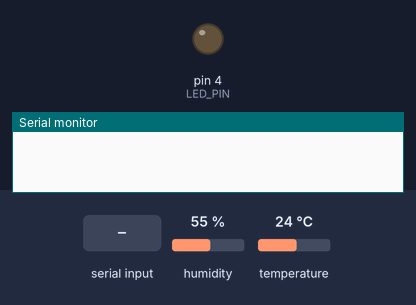
This sketch was run on a simulated Arduino Uno, built with avr-gcc and run on an emulated ATmega328P. Parts: output pins drawn as LEDs (lit = HIGH), the last lines printed to the serial monitor. Inputs (shaded band) come from the test bench; at power-on: humidity 55 %, temperature 24 °C.

Above: at 1.2 s.
1.3 s: "1" received over the second serial link
At 1.7 s:
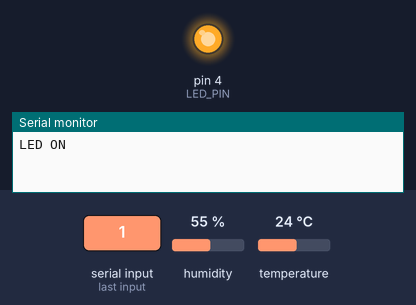
2.8 s: "0" received over the second serial link
At 4.0 s:
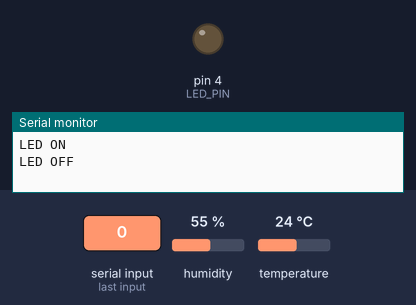
Timing chart, 0 to 5.8 s (numbered marks = the images above; inputs shaded):
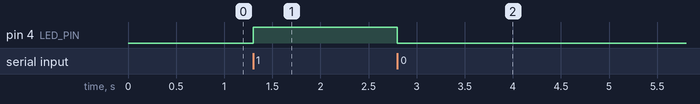

Measured:
- after the input at 1.3 s, pin 4 (LED_PIN): LOW → HIGH at once
- after the input at 2.8 s, pin 4 (LED_PIN): HIGH → LOW at once

The sketch:

arduino_temp_humi_motor.ino
```cpp
#include <SoftwareSerial.h>
#include "DHT.h"
#define LED_PIN   4  // LED핀 번호
#define BTtx      2  // 블루투스 tx핀이 연결된 아두이노 핀 번호
#define BTrx      3  // 블루투스 rx핀이 연결된 아두이노 핀 번호
#define DHTPIN      5
#define DHTTYPE     DHT11
#define BTtx        7
#define BTrx        8

SoftwareSerial BT(BTtx, BTrx); // 소프트웨어 시리얼 객체

char data = 0;           // 모바일 앱으로 부터 입력받은 값 저장할 변수
DHT dht(DHTPIN, DHTTYPE);
unsigned long previousTime = 0;

void setup() {
    BT.begin(9600);   // 소프트웨어 시리얼 통신 준비
    Serial.begin(9600); // 하드웨어 시리얼 통신 준비
    pinMode(LED_PIN, OUTPUT); // 4번핀 출력모드
    BT.begin(9600);
    dht.begin();
}

void loop() {
    unsigned long currentTime = millis();
    if((unsigned long)(currentTime - previousTime) >= 2000) {
        previousTime = currentTime;
        byte t = dht.readTemperature();// Celsius
        byte h = dht.readHumidity();
        if (!(isnan(h) || isnan(t))) {//return 1 if not a num
            BT.print(t);
            BT.print(",");
            BT.println(h);
        }
    }

    if(BT.available() > 0) { // 블루투스 통신으로 입력된 데이터가 있으면
        data = BT.read();   // 입력된 데이터를 읽어서 변수에 저장하기
    }
    if(data == '0') { // data == '0' 이면
        digitalWrite(LED_PIN, LOW); // LED 끄기
        Serial.println("LED OFF");  // 시리얼 모니터에 글자출력용
    }
    else if(data == '1') { // data == '1' 이면
        digitalWrite(LED_PIN, HIGH); // LED 켜기
        Serial.println("LED ON"); // 시리얼 모니터에 글자출력용
    }
    data = 0; // data 초기화
}
```
